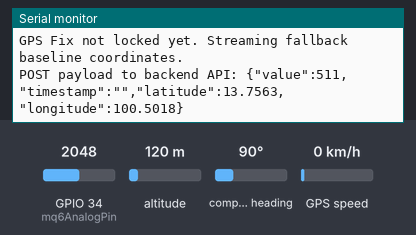
A sketch run on a simulated ESP32. Shown: the last lines printed to the serial monitor. The inputs (shaded band) are chosen by the test bench; at power-on: GPIO 34 (mq6AnalogPin) = 2048, altitude 120 m, compass heading 90°, GPS speed 0 km/h (analog values on the 0–4095 scale). WiFi joins after 1.5 s; servers stay silent unless stated; uploads are accepted with an empty reply; the GPS gets a fix after 3 s at 37.7749, -122.4194 with 8 satellites.

Above: at 2.7 s.
2.8 s: GPIO 34 (mq6AnalogPin) set to 2866
At 4.3 s:
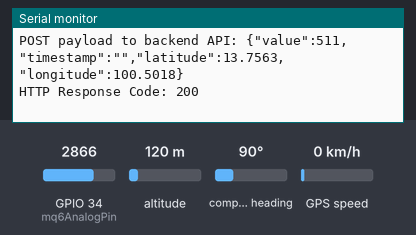
6.6 s: GPIO 34 (mq6AnalogPin) set to 3972
At 9.3 s:
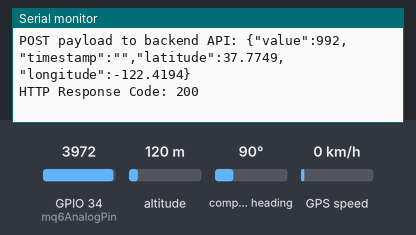
Timing chart, 0 to 10.8 s (numbered marks = the images above; inputs shaded):
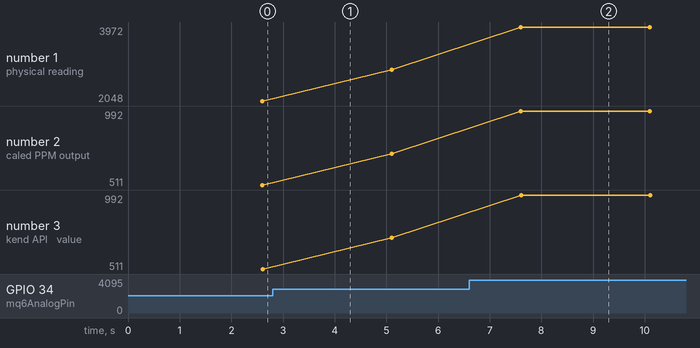

Measured:
- after the input at 6.6 s, the serial monitor: prints a new line after 1.0 s (image 2)
- plotted number 1: 2048 → 2866 after the input at 2.8 s, 2866 → 3972 after the input at 6.6 s
- plotted number 2: 511 → 715 after the input at 2.8 s, 715 → 992 after the input at 6.6 s
- plotted number 3: 511 → 715 after the input at 2.8 s, 715 → 992 after the input at 6.6 s

The sketch:

arduino_esp32_mq6.ino
```cpp
/*
  SafeGuard IoT - LPG Gas Leakage Response System with NEO-6M GPS
  ESP32, MQ-6 Gas Sensor & NEO-6M GPS Hardware Link Sketch

  Wiring Connections:
  ---------------------------------------------------------
  1. MQ-6 Gas Sensor:
     - MQ-6 VCC  -->  ESP32 5V (Preferred for heating element stability)
     - MQ-6 GND  -->  ESP32 GND
     - MQ-6 A0   -->  ESP32 GPIO 34 (Analog input pin)

  2. NEO-6M GPS Module:
     - GPS VCC   -->  ESP32 3.3V or 5V
     - GPS GND   -->  ESP32 GND
     - GPS TXD   -->  ESP32 RX2 (GPIO 16)
     - GPS RXD   -->  ESP32 TX2 (GPIO 17)

  Libraries Required (Install via Arduino Library Manager):
  ---------------------------------------------------------
  - ArduinoJson (by Benoit Blanchon)
  - TinyGPS++ (by Mikal Hart)
*/

#include <WiFi.h>
#include <HTTPClient.h>
#include <ArduinoJson.h>
#include <TinyGPS++.h>

// Wi-Fi Credentials
const char* ssid = "YOUR_WIFI_SSID";
const char* password = "YOUR_WIFI_PASSWORD";

// Server API Ingress Endpoint
// Replace this with your actual hosted app or secure endpoint (e.g. "https://your-safeguard-app.run.app/api/sensor-data")
const char* serverEndpoint = "https://your-safeguard-app.run.app/api/sensor-data";

// Pin Definition for MQ-6 Analog channel
const int mq6AnalogPin = 34; // ESP32 GPIO34

// Hardware Serial 2 configuration for NEO-6M GPS
// GPIO16 is RX2, GPIO17 is TX2 on the ESP32
HardwareSerial SerialGPS(2);
TinyGPSPlus gps;

// Configuration Variables
unsigned long previousMillis = 0;
const long interval = 2500; // Transmit reading every 2.5 seconds

void setup() {
  Serial.begin(115200);
  delay(10);

  // Initialize GPS UART channel at 9600 baud (Standard NEO-6M Default)
  SerialGPS.begin(9600, SERIAL_8N1, 16, 17);
  Serial.println("NEO-6M GPS Receiver serial port initialized on pins RX2=16, TX2=17");

  // Initialize Analog Read Resolution (ESP32 goes up to 12-bit / 4095)
  analogReadResolution(12);

  // Connect to Wi-Fi Network
  Serial.print("Connecting to Wi-Fi: ");
  Serial.println(ssid);
  WiFi.begin(ssid, password);

  while (WiFi.status() != WL_CONNECTED) {
    delay(500);
    Serial.print(".");
  }
  Serial.println("");
  Serial.println("Wi-Fi connected successfully!");
  Serial.print("IP Address assigned: ");
  Serial.println(WiFi.localIP());
}

void loop() {
  // Feed characters from NEO-6M into the TinyGPS++ parser
  while (SerialGPS.available() > 0) {
    gps.encode(SerialGPS.read());
  }

  unsigned long currentMillis = millis();

  // Transmit reading periodically to prevent packet flooding
  if (currentMillis - previousMillis >= interval) {
    previousMillis = currentMillis;

    // 1. Read Gas Sensor Value
    // We average 10 readings to prevent sensor noise jitter
    long sum = 0;
    for (int i = 0; i < 10; i++) {
      sum += analogRead(mq6AnalogPin);
      delay(10);
    }
    int rawAnalogValue = sum / 10;

    // 2. Scale value to fit MQ-6 standard 10-bit resolution (0 to 1023)
    // ESP32 registers up to 4095. Scaling keeps calibration uniform.
    int unifiedPpmValue = map(rawAnalogValue, 0, 4095, 0, 1023);

    Serial.print("MQ-6 Sensor raw physical reading: ");
    Serial.print(rawAnalogValue);
    Serial.print(" | Unified scaled PPM output: ");
    Serial.println(unifiedPpmValue);

    // 3. Connect to server API if WiFi is connected
    if (WiFi.status() == WL_CONNECTED) {
      WiFiClientSecure client;
      client.setInsecure(); // Bypass SSL certificate verification for simple node setups

      HTTPClient http;
      http.begin(client, serverEndpoint);
      http.addHeader("Content-Type", "application/json");

      // Create JSON payload structure with GPS latitude and longitude
      StaticJsonDocument<250> doc;
      doc["value"] = unifiedPpmValue;
      doc["timestamp"] = ""; // Server updates UTC timestamps dynamically

      if (gps.location.isValid()) {
        doc["latitude"] = gps.location.lat();
        doc["longitude"] = gps.location.lng();
        Serial.print("GPS Fix Locked! Coordinates: ");
        Serial.print(gps.location.lat(), 6);
        Serial.print(", ");
        Serial.println(gps.location.lng(), 6);
      } else {
        // If GPS is still acquiring satellites (no lock inside building),
        // we can transmit simulated live coordinates or last valid GPS state
        doc["latitude"] = 13.7563;
        doc["longitude"] = 100.5018;
        Serial.println("GPS Fix not locked yet. Streaming fallback baseline coordinates.");
      }

      String jsonPayload;
      serializeJson(doc, jsonPayload);

      Serial.print("POST payload to backend API: ");
      Serial.println(jsonPayload);

      int httpResponseCode = http.POST(jsonPayload);

      if (httpResponseCode > 0) {
        String response = http.getString();
        Serial.print("HTTP Response Code: ");
        Serial.println(httpResponseCode);
        Serial.println(response);
      } else {
        Serial.print("HTTP Error transmitting: ");
        Serial.println(httpResponseCode);
      }

      http.end(); // Free connection socket
    } else {
      Serial.println("Warning: Wi-Fi connection lost. Attempting reconnection...");
      WiFi.begin(ssid, password);
    }
  }
}
```
